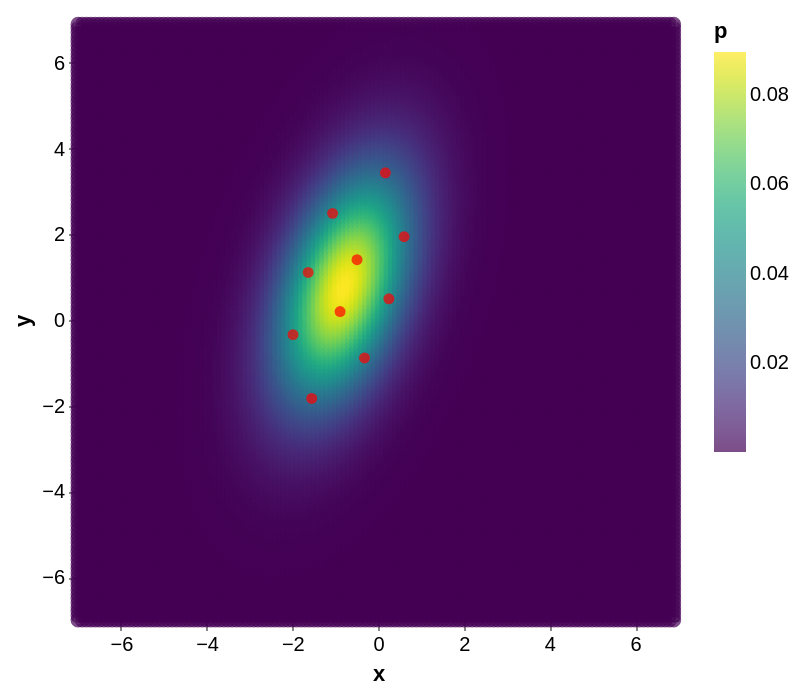

The code cell stored with this chart in its notebook:
### Code cell
gauss_chart + get_particles_chart(X.cpu().numpy())

### Figure 1 — Vega-Lite specification as saved in the notebook (floating-point values rounded to 4 significant figures; data arrays with more than 128 entries replaced by an {"elided": "..."} marker saying what was removed)
{"config": {"view": {"continuousWidth": 300, "continuousHeight": 300}}, "layer": [{"data": {"name": "data-b633a8b95a2bc84aa943609ce0d9de7f"}, "mark": {"type": "point"}, "encoding": {"color": {"field": "p", "scale": {"scheme": "viridis"}, "type": "quantitative"}, "tooltip": [{"field": "x", "type": "quantitative"}, {"field": "y", "type": "quantitative"}, {"field": "p", "type": "quantitative"}], "x": {"field": "x", "type": "quantitative"}, "y": {"field": "y", "type": "quantitative"}}}, {"data": {"name": "data-b3ac15d9f3b37d49225c033d9c9161cb"}, "mark": {"type": "circle", "color": "red"}, "encoding": {"x": {"field": "x", "type": "quantitative"}, "y": {"field": "y", "type": "quantitative"}}}], "$schema": "https://vega.github.io/schema/vega-lite/v5.20.1.json", "datasets": {"data-b633a8b95a2bc84aa943609ce0d9de7f": {"elided": "19600 records"}, "data-b3ac15d9f3b37d49225c033d9c9161cb": [{"x": 0.1726, "y": 3.433}, {"x": -1.983, "y": -0.3417}, {"x": -1.547, "y": -1.831}, {"x": 0.6089, "y": 1.944}, {"x": 0.2545, "y": 0.4935}, {"x": -0.3154, "y": -0.8864}, {"x": -1.059, "y": 2.488}, {"x": -0.4895, "y": 1.406}, {"x": -0.8847, "y": 0.196}, {"x": -1.629, "y": 1.109}]}}
